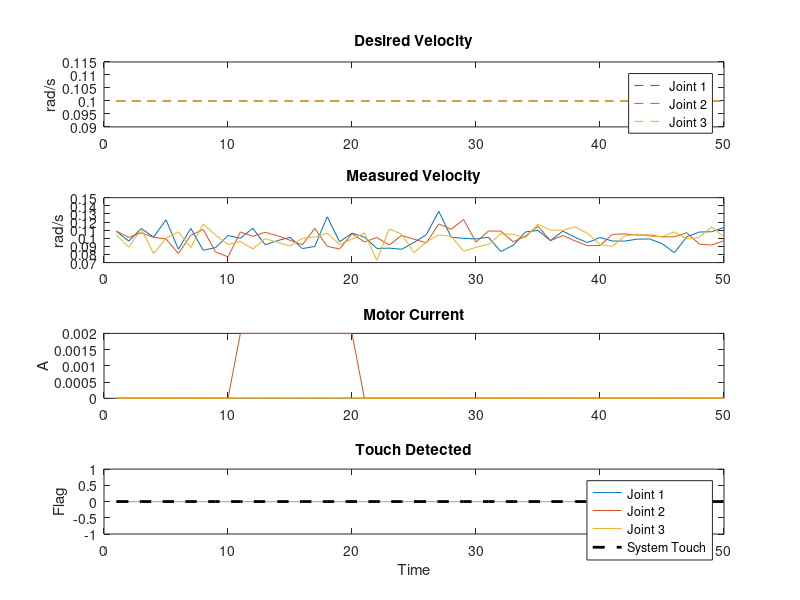

The MATLAB source for this figure:
clc; clear; close all;

T = 50;  % 총 시간 프레임 수
num_joints = 3;

% 파라미터 설정
speed_err_thresh = 8e-02;
current_spike_thresh = 1e-3;
small_change_thresh = 0.01;

% 초기화
Rv_cmd_data = repmat([0.1; 0.1; 0.1], 1, T);               % 일정한 명령 속도
R_Jd_data   = Rv_cmd_data + 0.01 * randn(3, T);            % 실제 속도 (노이즈 포함)
R_jts_data  = zeros(3, T);                                 % 전류 데이터

% 전류 급증 이벤트 삽입 (joint 2)
R_jts_data(2, 11:20) = 2e-3;

% 결과 저장용
touch_flags_log = zeros(3, T);
touch_system_log = zeros(1, T);

% 초기 상태 저장용
prev_cur = zeros(3, 1);
prev_cmd = [0.1; 0.1; 0.1];  % 첫 명령

for t = 1:T
    des_q_dot = Rv_cmd_data(:, t);
    mea_q_dot = R_Jd_data(:, t);
    mea_cur   = R_jts_data(:, t);

    % 조건 계산
    speed_drop     = abs(des_q_dot - mea_q_dot) > speed_err_thresh;
    current_spike  = abs(mea_cur - prev_cur) > current_spike_thresh;
    command_stable = abs(des_q_dot - prev_cmd) < small_change_thresh;

    % Touch 판단
    touch_flags = speed_drop & current_spike & command_stable;
    touch_system = any(touch_flags);

    % 저장
    touch_flags_log(:, t) = touch_flags;
    touch_system_log(t) = touch_system;

    % 상태 업데이트
    prev_cur = mea_cur;
    prev_cmd = des_q_dot;
end

% 시각화
figure;
subplot(4,1,1);
plot(Rv_cmd_data', '--'); title('Desired Velocity'); ylabel('rad/s');
legend('Joint 1','Joint 2','Joint 3');

subplot(4,1,2);
plot(R_Jd_data'); title('Measured Velocity'); ylabel('rad/s');

subplot(4,1,3);
plot(R_jts_data'); title('Motor Current'); ylabel('A');

subplot(4,1,4);
plot(touch_flags_log'); hold on;
plot(touch_system_log, 'k--', 'LineWidth', 2);
title('Touch Detected'); ylabel('Flag'); xlabel('Time');
legend('Joint 1','Joint 2','Joint 3','System Touch');
